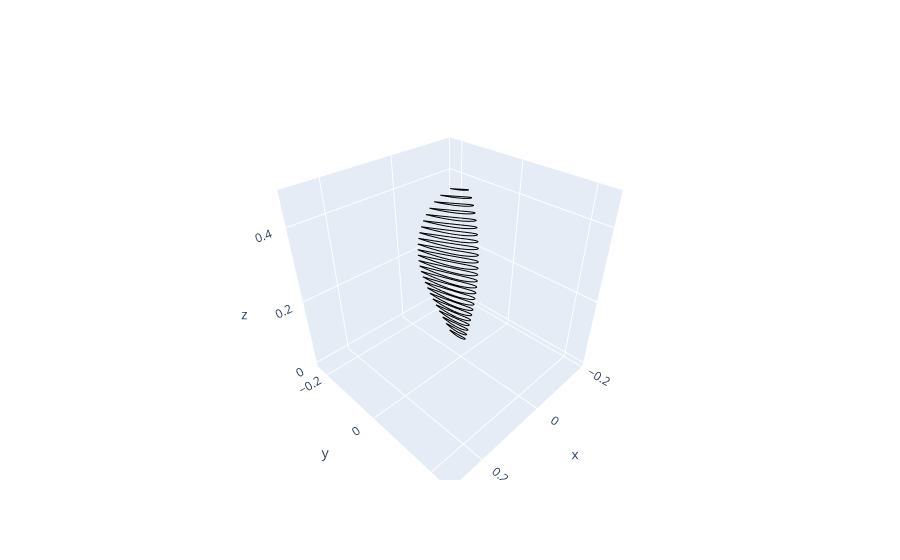

Write notebook code for a chart like this one.
### Markdown cell above
# Running the optimisation

Having defined the conditions we now run the actual optimisation. In the code it will be as simple as calling a single line however there is much going on in the background. A general overview of procedure is described here however for a full description refer to the paper (download link available in the course in sources). 

The general procedure can be condensed to the following:

1. Select an initial estimate for $\zeta$, the displacement velocity ratio ($\zeta$ = 0 will work).
2. Determine the values for $F$, the Prandtl momentum loss factor, and $\phi$, the flow angle, at each blade station.
3. Determine the product $Wc$, the local velocity multiplied by the local chord. Additionally, compute the Reynolds number.
4. Determine $\epsilon$, the drag-to-lift ratio, and $\alpha$, the angle of attack, from airfoil section data.
5. If $\epsilon$ is to be minimized, change $C_l$, and repeat Steps 3 and 4 until this is accomplished at each station.
6. Determine $\alpha$ and $\alpha'$, the axial and rotational interference factor, respectively.
7. Compute the chord from Step 3, and the blade twist $\beta = \alpha + \phi$.
8. Determine the four derivatives in I and J, and numerically integrate these from the non-dimensional hub radius, $\xi_0$ to the non-dimensional radius $\xi$ = 1.
9. Determine $\zeta$ and $T_c$, the thrust coefficient.
10. If this new value for $\zeta$ is not sufficiently close to the old one (e.g., within 0.1\%), start over at step 2 using the new $\zeta$.
11. Determine propeller efficiency as $\eta = \frac{T}{P_c}$, and other features such as solidity.

Let us now run the optimisation and plot the resulting blade geometry. The plotting is performed using a class called `PlotBlade`, which has a method for both a 3D and 2D plot. Feel free to play with the parameters of the rotor by rerunning the above code box with new parameters. Note that the optimisation will crash however for infeasible designs.

### Code cell
# Initiazlie BEM class
design = prop.BEM(data_path, prop_class, rho_cr, 
                  dyn_vis, v_cruise, n_stations, a_snd, T=thrust_req)

# Execute the BEM optimisation with initial estimate of 0
res_dict = design.optimise_blade(zeta_init=0)

# Print the resulting dictionary 
rich.print(res_dict)
rich.print(f'power required = {res_dict["pc"]*rho_cr*(prop_class.rpm_cruise/60)**3*32*prop_class.r_prop**5/1e3} Kw')

# Plot the resulting blade geometry 
plot = prop.PlotBlade(prop_class, coord_path)
plot.plot_blade() # Creates two 2D plots
plot.plot_3D_plotly() # Creates an interactive 3D plot
